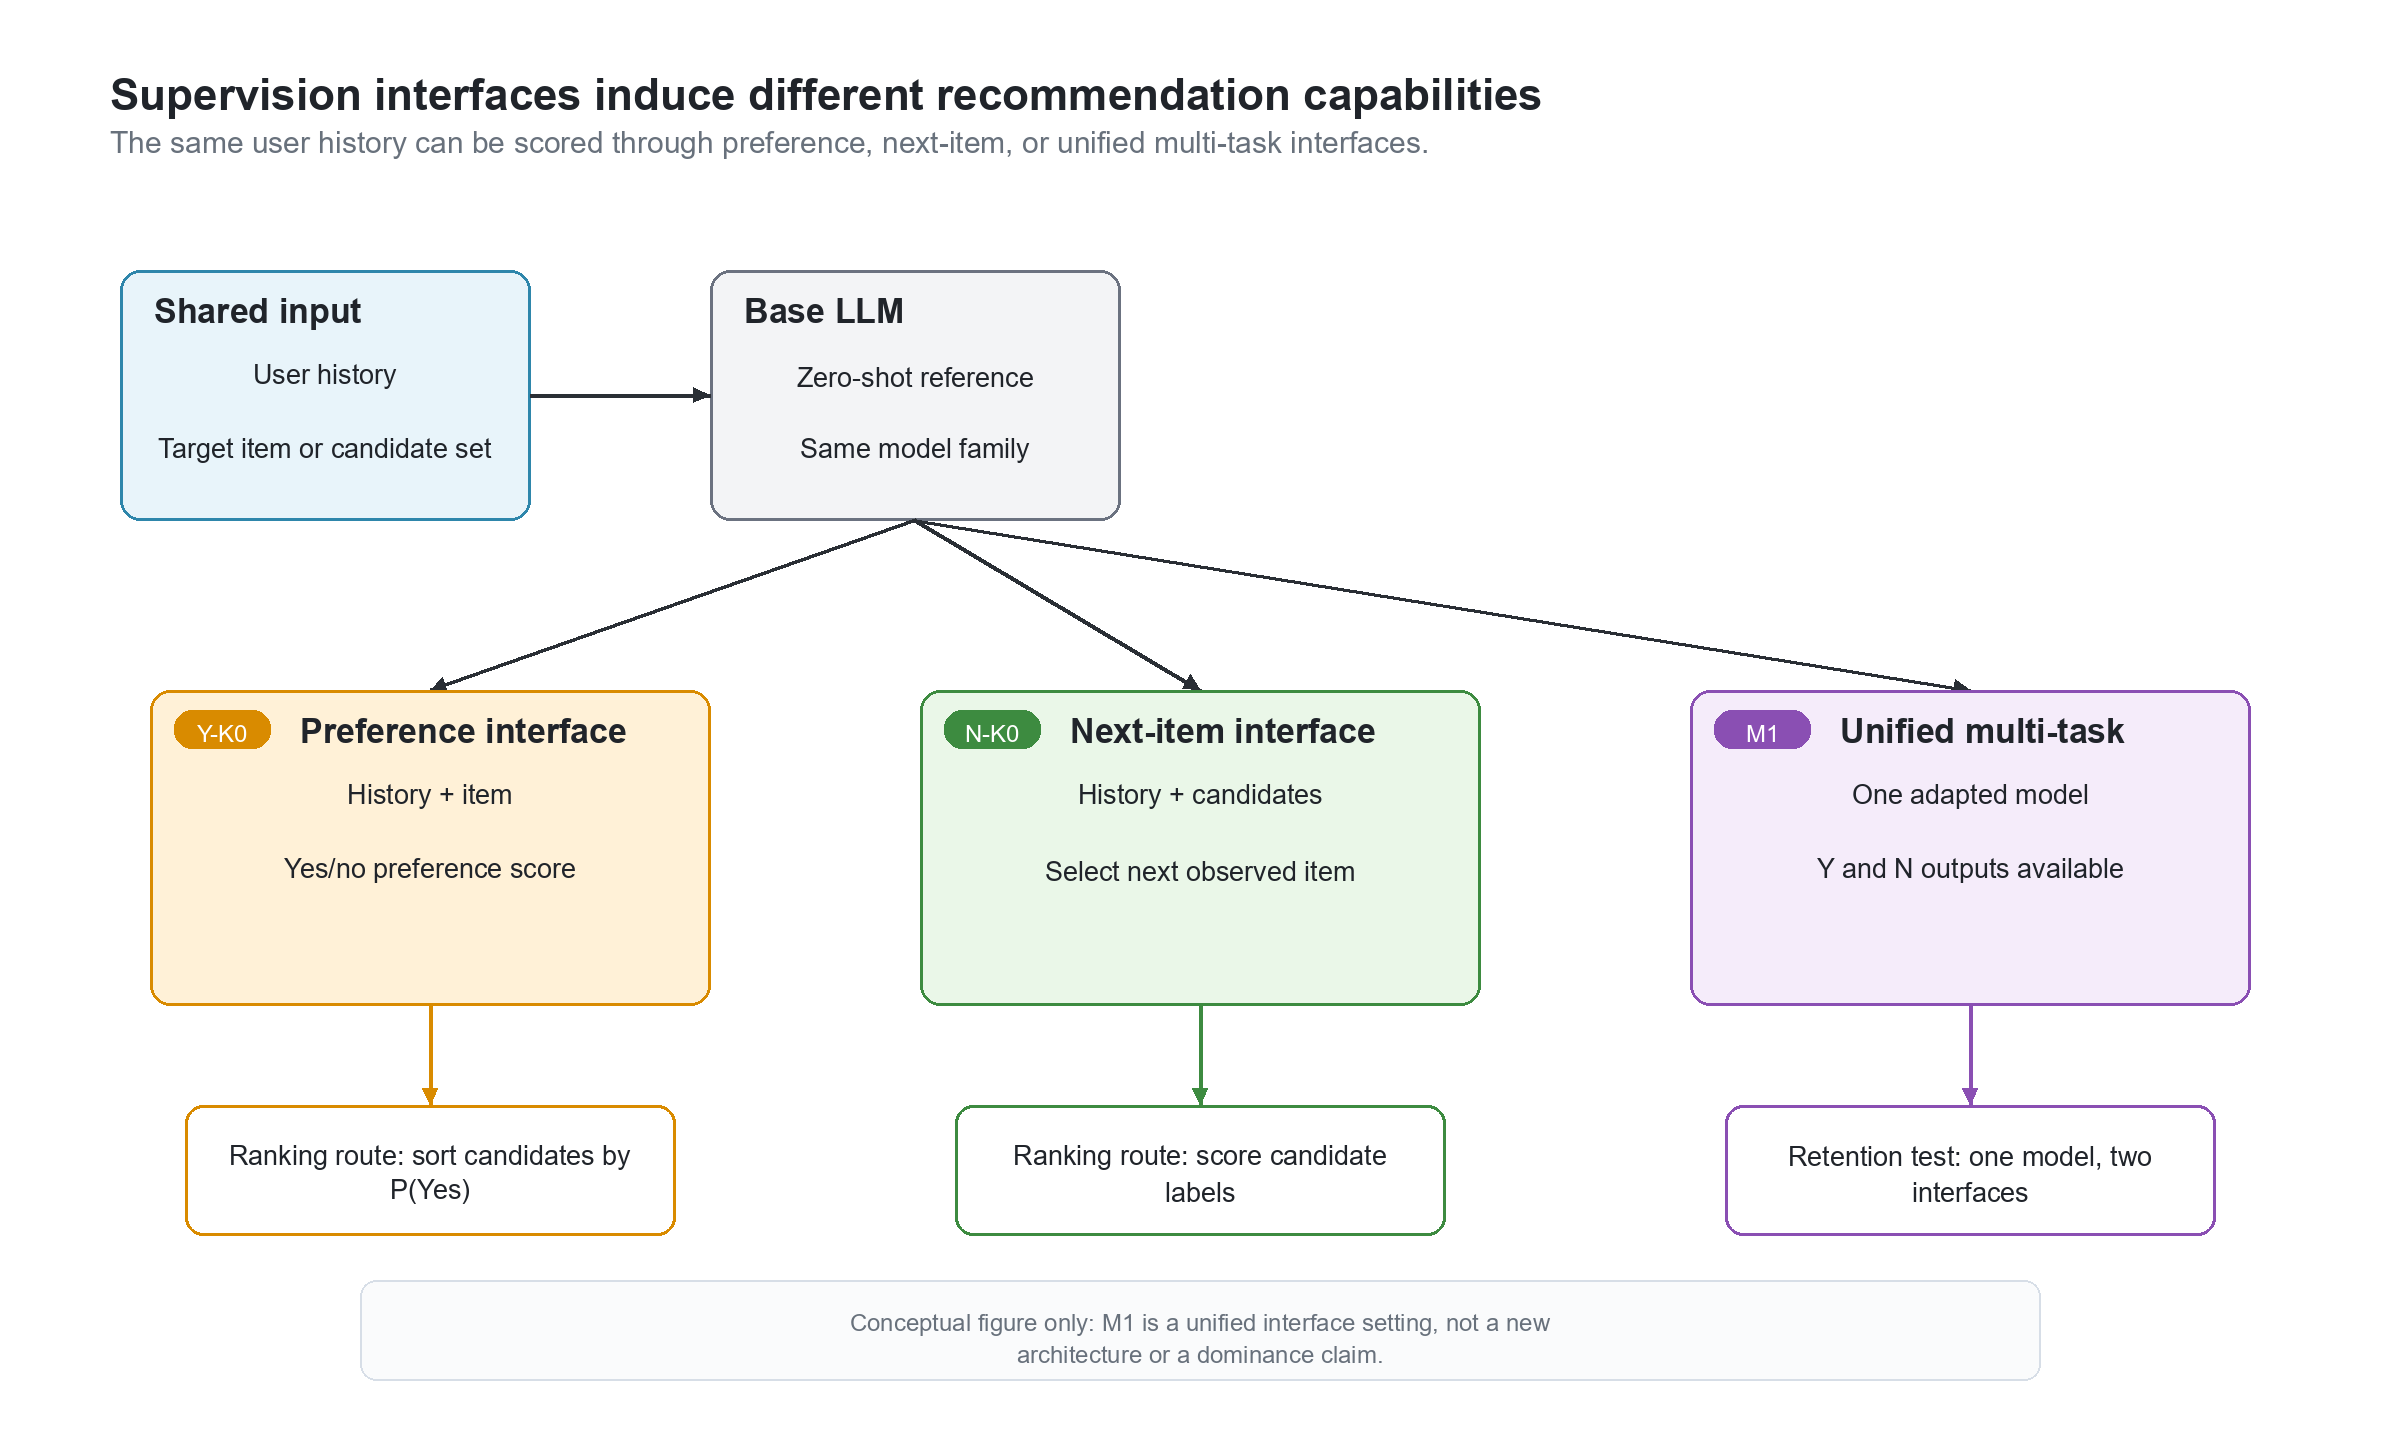

Generate this figure with Python:
"""
Figure 1: Supervision interfaces for recommendation-tuned LLMs.

This script renders a conceptual framework figure from the paper's frozen
problem formulation and method framework. It writes both PNG and SVG outputs.
No numeric data or experiment outputs are generated.
"""

from __future__ import annotations

import math
from pathlib import Path
from textwrap import wrap
from xml.sax.saxutils import escape

from PIL import Image, ImageDraw, ImageFont


OUT_DIR = Path(__file__).resolve().parent
PNG_PATH = OUT_DIR / "fig1_task_framework.png"
SVG_PATH = OUT_DIR / "fig1_task_framework.svg"

WIDTH = 2400
HEIGHT = 1450
DPI = (450, 450)

COLORS = {
    "text": "#20242A",
    "muted": "#68717C",
    "grid": "#D7DEE7",
    "history": "#E8F4FA",
    "history_stroke": "#2E86AB",
    "base": "#F3F4F6",
    "base_stroke": "#6B7280",
    "y_fill": "#FFF1D7",
    "y_stroke": "#D98B00",
    "n_fill": "#EAF7E8",
    "n_stroke": "#3D8B40",
    "m_fill": "#F5ECFA",
    "m_stroke": "#8A4FB3",
    "arrow": "#2A2F35",
    "output": "#FFFFFF",
    "soft": "#FAFBFC",
}


def load_font(size: int, bold: bool = False) -> ImageFont.FreeTypeFont | ImageFont.ImageFont:
    candidates = [
        "C:/Windows/Fonts/arialbd.ttf" if bold else "C:/Windows/Fonts/arial.ttf",
        "C:/Windows/Fonts/calibrib.ttf" if bold else "C:/Windows/Fonts/calibri.ttf",
        "C:/Windows/Fonts/segoeuib.ttf" if bold else "C:/Windows/Fonts/segoeui.ttf",
    ]
    for candidate in candidates:
        path = Path(candidate)
        if path.exists():
            return ImageFont.truetype(str(path), size=size)
    return ImageFont.load_default()


FONT_TITLE = load_font(44, bold=True)
FONT_SUBTITLE = load_font(30)
FONT_HEAD = load_font(34, bold=True)
FONT_BODY = load_font(27)
FONT_SMALL = load_font(24)
FONT_TINY = load_font(21)


class Svg:
    def __init__(self) -> None:
        self.parts: list[str] = [
            f'<svg xmlns="http://www.w3.org/2000/svg" width="{WIDTH}" height="{HEIGHT}" viewBox="0 0 {WIDTH} {HEIGHT}">',
            '<rect width="100%" height="100%" fill="white"/>',
            '<style>text{font-family:Arial,Calibri,sans-serif;fill:#20242A}.title{font-size:44px;font-weight:700}.subtitle{font-size:30px;fill:#68717C}.head{font-size:34px;font-weight:700}.body{font-size:27px}.small{font-size:24px}.tiny{font-size:21px;fill:#68717C}</style>',
        ]

    def rect(
        self,
        x: float,
        y: float,
        w: float,
        h: float,
        fill: str,
        stroke: str,
        width: float = 2,
        rx: float = 18,
    ) -> None:
        self.parts.append(
            f'<rect x="{x:.1f}" y="{y:.1f}" width="{w:.1f}" height="{h:.1f}" rx="{rx:.1f}" fill="{fill}" stroke="{stroke}" stroke-width="{width:.1f}"/>'
        )

    def line(self, x1: float, y1: float, x2: float, y2: float, stroke: str, width: float = 3) -> None:
        self.parts.append(
            f'<line x1="{x1:.1f}" y1="{y1:.1f}" x2="{x2:.1f}" y2="{y2:.1f}" stroke="{stroke}" stroke-width="{width:.1f}" stroke-linecap="round"/>'
        )

    def polygon(self, points: list[tuple[float, float]], fill: str) -> None:
        pts = " ".join(f"{x:.1f},{y:.1f}" for x, y in points)
        self.parts.append(f'<polygon points="{pts}" fill="{fill}"/>')

    def text(self, x: float, y: float, text: str, cls: str = "body", anchor: str = "middle") -> None:
        self.parts.append(f'<text x="{x:.1f}" y="{y:.1f}" class="{cls}" text-anchor="{anchor}">{escape(text)}</text>')

    def finish(self) -> str:
        return "\n".join(self.parts + ["</svg>\n"])


def text_size(draw: ImageDraw.ImageDraw, text: str, font: ImageFont.ImageFont) -> tuple[int, int]:
    bbox = draw.textbbox((0, 0), text, font=font)
    return bbox[2] - bbox[0], bbox[3] - bbox[1]


def draw_centered(
    draw: ImageDraw.ImageDraw,
    xy: tuple[float, float],
    text: str,
    font: ImageFont.ImageFont,
    fill: str,
) -> None:
    w, h = text_size(draw, text, font)
    draw.text((xy[0] - w / 2, xy[1] - h / 2), text, font=font, fill=fill)


def draw_wrapped(
    draw: ImageDraw.ImageDraw,
    svg: Svg,
    x: float,
    y: float,
    text: str,
    font: ImageFont.ImageFont,
    cls: str,
    fill: str,
    chars: int,
    line_h: int,
    anchor: str = "middle",
) -> None:
    lines = wrap(text, width=chars)
    for i, line in enumerate(lines):
        yy = y + i * line_h
        if anchor == "start":
            draw.text((x, yy), line, font=font, fill=fill)
            svg.text(x, yy + line_h - 5, line, cls, "start")
        else:
            draw_centered(draw, (x, yy + line_h / 2), line, font, fill)
            svg.text(x, yy + line_h - 6, line, cls)


def draw_box(
    draw: ImageDraw.ImageDraw,
    svg: Svg,
    xywh: tuple[int, int, int, int],
    fill: str,
    stroke: str,
    title: str,
    body: list[str],
    label: str | None = None,
) -> None:
    x, y, w, h = xywh
    draw.rounded_rectangle((x, y, x + w, y + h), radius=20, fill=fill, outline=stroke, width=3)
    svg.rect(x, y, w, h, fill, stroke, 3, 20)
    if label:
        draw.rounded_rectangle((x + 24, y + 20, x + 120, y + 58), radius=18, fill=stroke)
        draw_centered(draw, (x + 72, y + 39), label, FONT_SMALL, "white")
        svg.rect(x + 24, y + 20, 96, 38, stroke, stroke, 1, 18)
        svg.text(x + 72, y + 48, label, "small")
        title_x = x + 150
    else:
        title_x = x + 34
    draw.text((title_x, y + 22), title, font=FONT_HEAD, fill=COLORS["text"])
    svg.text(title_x, y + 58, title, "head", "start")
    body_y = y + 86
    for i, line in enumerate(body):
        draw_wrapped(draw, svg, x + w / 2, body_y + i * 74, line, FONT_BODY, "body", COLORS["text"], 42, 32)


def arrowhead(end: tuple[float, float], angle: float, size: float = 18) -> list[tuple[float, float]]:
    x, y = end
    return [
        (x, y),
        (x - size * math.cos(angle - 0.45), y - size * math.sin(angle - 0.45)),
        (x - size * math.cos(angle + 0.45), y - size * math.sin(angle + 0.45)),
    ]


def draw_arrow(
    draw: ImageDraw.ImageDraw,
    svg: Svg,
    start: tuple[float, float],
    end: tuple[float, float],
    color: str = COLORS["arrow"],
    width: int = 4,
) -> None:
    draw.line((start, end), fill=color, width=width)
    svg.line(start[0], start[1], end[0], end[1], color, width)
    angle = math.atan2(end[1] - start[1], end[0] - start[0])
    head = arrowhead(end, angle)
    draw.polygon(head, fill=color)
    svg.polygon(head, color)


def main() -> None:
    image = Image.new("RGB", (WIDTH, HEIGHT), "white")
    draw = ImageDraw.Draw(image)
    svg = Svg()

    draw.text((110, 70), "Supervision interfaces induce different recommendation capabilities", font=FONT_TITLE, fill=COLORS["text"])
    draw.text((110, 125), "The same user history can be scored through preference, next-item, or unified multi-task interfaces.", font=FONT_SUBTITLE, fill=COLORS["muted"])
    svg.text(110, 105, "Supervision interfaces induce different recommendation capabilities", "title", "start")
    svg.text(110, 160, "The same user history can be scored through preference, next-item, or unified multi-task interfaces.", "subtitle", "start")

    # Shared input and base model.
    draw_box(
        draw,
        svg,
        (120, 270, 410, 250),
        COLORS["history"],
        COLORS["history_stroke"],
        "Shared input",
        ["User history", "Target item or candidate set"],
    )
    draw_box(
        draw,
        svg,
        (710, 270, 410, 250),
        COLORS["base"],
        COLORS["base_stroke"],
        "Base LLM",
        ["Zero-shot reference", "Same model family"],
    )
    draw_arrow(draw, svg, (530, 395), (710, 395))

    # Interface branches.
    y_box = (150, 690, 560, 315)
    n_box = (920, 690, 560, 315)
    m_box = (1690, 690, 560, 315)

    draw_arrow(draw, svg, (915, 520), (430, 690))
    draw_arrow(draw, svg, (915, 520), (1200, 690))
    draw_arrow(draw, svg, (915, 520), (1970, 690))

    draw_box(
        draw,
        svg,
        y_box,
        COLORS["y_fill"],
        COLORS["y_stroke"],
        "Preference interface",
        ["History + item", "Yes/no preference score"],
        "Y-K0",
    )
    draw_box(
        draw,
        svg,
        n_box,
        COLORS["n_fill"],
        COLORS["n_stroke"],
        "Next-item interface",
        ["History + candidates", "Select next observed item"],
        "N-K0",
    )
    draw_box(
        draw,
        svg,
        m_box,
        COLORS["m_fill"],
        COLORS["m_stroke"],
        "Unified multi-task",
        ["One adapted model", "Y and N outputs available"],
        "M1",
    )

    # Output boxes.
    outputs = [
        ((185, 1105, 490, 130), COLORS["y_stroke"], "Ranking route: sort candidates by P(Yes)"),
        ((955, 1105, 490, 130), COLORS["n_stroke"], "Ranking route: score candidate labels"),
        ((1725, 1105, 490, 130), COLORS["m_stroke"], "Retention test: one model, two interfaces"),
    ]
    for xywh, stroke, text in outputs:
        x, y, w, h = xywh
        draw.rounded_rectangle((x, y, x + w, y + h), radius=18, fill=COLORS["output"], outline=stroke, width=3)
        svg.rect(x, y, w, h, COLORS["output"], stroke, 3, 18)
        draw_wrapped(draw, svg, x + w / 2, y + 31, text, FONT_BODY, "body", COLORS["text"], 34, 34)

    draw_arrow(draw, svg, (430, 1005), (430, 1105), COLORS["y_stroke"])
    draw_arrow(draw, svg, (1200, 1005), (1200, 1105), COLORS["n_stroke"])
    draw_arrow(draw, svg, (1970, 1005), (1970, 1105), COLORS["m_stroke"])

    # Boundary note.
    note = "Conceptual figure only: M1 is a unified interface setting, not a new architecture or a dominance claim."
    draw.rounded_rectangle((360, 1280, 2040, 1380), radius=16, fill=COLORS["soft"], outline=COLORS["grid"], width=2)
    draw_wrapped(draw, svg, 1200, 1305, note, FONT_SMALL, "small", COLORS["muted"], 72, 30)
    svg.rect(360, 1280, 1680, 100, COLORS["soft"], COLORS["grid"], 2, 16)

    image.save(PNG_PATH, dpi=DPI)
    SVG_PATH.write_text(svg.finish(), encoding="utf-8")
    print(f"wrote {PNG_PATH}")
    print(f"wrote {SVG_PATH}")


if __name__ == "__main__":
    main()
